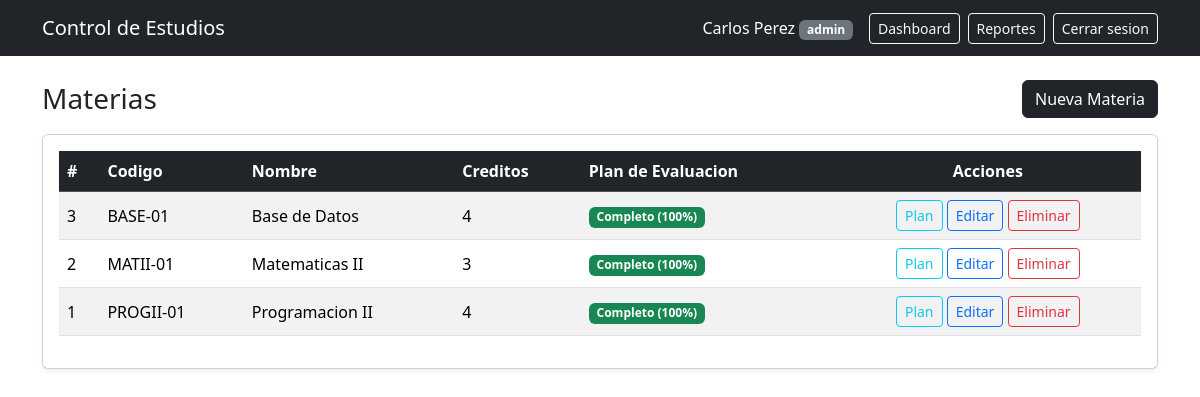
Page /materia/index (signed in) on the committed database.
### tables this page shows
CREATE TABLE materias (
    id INT AUTO_INCREMENT PRIMARY KEY,
    codigo VARCHAR(20) NOT NULL UNIQUE,
    nombre VARCHAR(100) NOT NULL,
    creditos INT NOT NULL DEFAULT 3,
    descripcion TEXT NULL,
    created_at TIMESTAMP DEFAULT CURRENT_TIMESTAMP
);

### app/Controllers/MateriaController.php (called while the page is built, shortened)
<?php
class MateriaController
{
    private Materia $model;
    public function __construct()
    {
        $database = new Database();
        $this->model = new Materia($database->getConnection());
    }
    public function index(): void
    {
        $rol = $_SESSION['rol'] ?? '';
        $usuarioId = intval($_SESSION['usuario_id'] ?? 0);
        if ($rol === 'admin') {
            $materias = $this->model->obtenerTodos();
        } else {
            $materias = $this->model->obtenerPorProfesor($usuarioId);
        }
        require_once __DIR__ . '/../Views/materia/index.php';
    }
}

### public/index.php (called while the page is built, shortened)
<?php
$uriSolicitada = parse_url($_SERVER['REQUEST_URI'], PHP_URL_PATH);
$uriDecodificada = urldecode($uriSolicitada);
if (BASE_URL !== '/') {
    $rutaRelativa = str_replace(BASE_URL, '', $uriDecodificada);
} else {
    $rutaRelativa = $uriDecodificada;
}
$rutaRelativa = '/' . ltrim($rutaRelativa, '/');
$uriLimpia = trim($rutaRelativa, '/');
$segmentos = $uriLimpia !== '' ? explode('/', $uriLimpia) : [];
$actionR = $segmentos[1] ?? 'login';
$action = ctype_alnum($actionR) ? $actionR : null;
spl_autoload_register(function ($clase) {
    $prefijo = 'App\\';
    $dir_base = __DIR__ . '/../app/';
    $longitud = strlen($prefijo);
    $clase_relativa = substr($clase, $longitud);
    $archivo = $dir_base . str_replace('\\', '/', $clase_relativa) . '.php';
});
$instanciaControlador = new $nombreClaseControlador();
$instanciaControlador->$action();

### app/Config/Database.php (called while the page is built, shortened)
<?php
class Database
{
    private $host = '127.0.0.1';
    private $db   = 'controlEstudios';
    private $user = 'root';
    private $pass = '';
    private $charset = 'utf8mb4';
    private $pdo;
    private function connect()
    {
        $dsn = "mysql:host={$this->host};dbname={$this->db};charset={$this->charset}";
        $options = [
            PDO::ATTR_ERRMODE            => PDO::ERRMODE_EXCEPTION,
            PDO::ATTR_DEFAULT_FETCH_MODE => PDO::FETCH_ASSOC,
            PDO::ATTR_EMULATE_PREPARES   => false,
        ];
        try {
            $this->pdo = new PDO($dsn, $this->user, $this->pass, $options);
        } catch (PDOException $e) {
            throw new PDOException("Error de conexion: " . $e->getMessage(), (int)$e->getCode());
        }
    }
    public function getConnection()
    {
        return $this->pdo;
    }
}

### app/Models/Materia.php (called while the page is built, shortened)
<?php
class Materia
{
    private PDO $db;
    public function __construct(PDO $db)
    {
        $this->db = $db;
    }
    public function obtenerTodos(): array
    {
        $stmt = $this->db->query("
            SELECT *
            FROM materias
            ORDER BY id DESC
        ");
        return $stmt->fetchAll(PDO::FETCH_ASSOC);
    }
}

### app/Views/materia/index.php (the view, shortened to what this page needs)
<?php
require __DIR__ . '/../partials/header.php';
?>
    <nav class="navbar navbar-dark bg-dark">
        <div class="container">
            <a class="navbar-brand" href="<?= BASE_URL ?>dashboard/index">
                Control de Estudios
            </a>
            <div class="d-flex align-items-center">
                <span class="text-white me-3">
                    <?= htmlspecialchars($_SESSION['nombre'] ?? 'Usuario') ?>
                    <span class="badge bg-secondary"><?= htmlspecialchars($_SESSION['rol'] ?? '') ?></span>
                </span>
                <a href="<?= BASE_URL ?>dashboard/index" class="btn btn-outline-light btn-sm me-2">
                    Dashboard
                </a>
                <a href="<?= BASE_URL ?>reporte/index" class="btn btn-outline-light btn-sm me-2">
                    Reportes
                </a>
                <a href="<?= BASE_URL ?>auth/logout" class="btn btn-outline-light btn-sm">
                    Cerrar sesion
                </a>
            </div>
        </div>
    </nav>
    <div class="container mt-4">
        <div class="d-flex justify-content-between align-items-center mb-3">
            <h3 class="mb-0">Materias</h3>
            <?php if ($rol === 'admin'): ?>
                <button type="button" class="btn btn-dark" id="btnNuevaMateria">
                    Nueva Materia
                </button>
            <?php endif; ?>
        </div>
        <div class="card shadow-sm">
            <div class="card-body">
                <div class="table-responsive">
                    <table class="table table-striped table-hover align-middle">
                        <thead class="table-dark">
                            <tr>
                                <th>#</th>
                                <th>Codigo</th>
                                <th>Nombre</th>
                                <th>Creditos</th>
                                <th>Plan de Evaluacion</th>
                                <th class="text-center">Acciones</th>
                            </tr>
                        </thead>
                        <tbody>
                            <?php if (empty($materias)): ?>
                                <tr>
                                    <td colspan="6" class="text-center text-muted py-4">
                                        <?php if ($rol === 'admin'): ?>
                                            No hay materias registradas
                                        <?php else: ?>
                                            No tienes materias asignadas. Contacta al administrador.
                                        <?php endif; ?>
                                    </td>
                                </tr>
                            <?php else: ?>
                                <?php foreach ($materias as $materia): ?>
                                    <tr>
                                        <td><?= htmlspecialchars($materia['id']) ?></td>
                                        <td><?= htmlspecialchars($materia['codigo']) ?></td>
                                        <td><?= htmlspecialchars($materia['nombre']) ?></td>
                                        <td><?= htmlspecialchars($materia['creditos']) ?></td>
                                        <td>
                                            <?php if ($materia['plan_completo']): ?>
                                                <span class="badge bg-success">
                                                    Completo (<?= number_format($materia['suma_porcentajes'], 0) ?>%)
                                                </span>
                                            <?php else: ?>
                                                <span class="badge bg-warning text-dark">
                                                    Incompleto (<?= number_format($materia['suma_porcentajes'], 0) ?>%)
                                                </span>
                                            <?php endif; ?>
                                        </td>
                                        <td class="text-center">
                                            <a href="<?= BASE_URL ?>planEvaluacion/index/<?= $materia['id'] ?>"
                                               class="btn btn-sm btn-outline-info">
                                                Plan
                                            </a>
                                            <?php if ($rol === 'admin'): ?>
                                                <button type="button"
                                                        class="btn btn-sm btn-outline-primary js-editar-materia"
                                                        data-id="<?= htmlspecialchars($materia['id']) ?>"
                                                        data-codigo="<?= htmlspecialchars($materia['codigo']) ?>"
                                                        data-nombre="<?= htmlspecialchars($materia['nombre']) ?>"
                                                        data-creditos="<?= htmlspecialchars($materia['creditos']) ?>"
                                                        data-descripcion="<?= htmlspecialchars($materia['descripcion'] ?? '') ?>">
                                                    Editar
                                                </button>
                                                <button type="button"
                                                        class="btn btn-sm btn-outline-danger js-eliminar-materia"
                                                        data-id="<?= htmlspecialchars($materia['id']) ?>"
                                                        data-nombre="<?= htmlspecialchars($materia['nombre']) ?>">
                                                    Eliminar
                                                </button>
                                            <?php endif; ?>
                                        </td>
                                    </tr>
                                <?php endforeach; ?>
                            <?php endif; ?>
                        </tbody>
                    </table>
                </div>
            </div>
        </div>
    </div>
</body>
</html>

### rows in the picture
materias: id "3", codigo "BASE-01", nombre "Base de Datos", creditos "4", suma_porcentajes "100"
materias: id "2", codigo "MATII-01", nombre "Matematicas II", creditos "3", suma_porcentajes "100"
materias: id "1", codigo "PROGII-01", nombre "Programacion II", creditos "4", suma_porcentajes "100"

### other values in the picture
$_SESSION['nombre'] "Carlos Perez"
$_SESSION['rol'] "admin"
